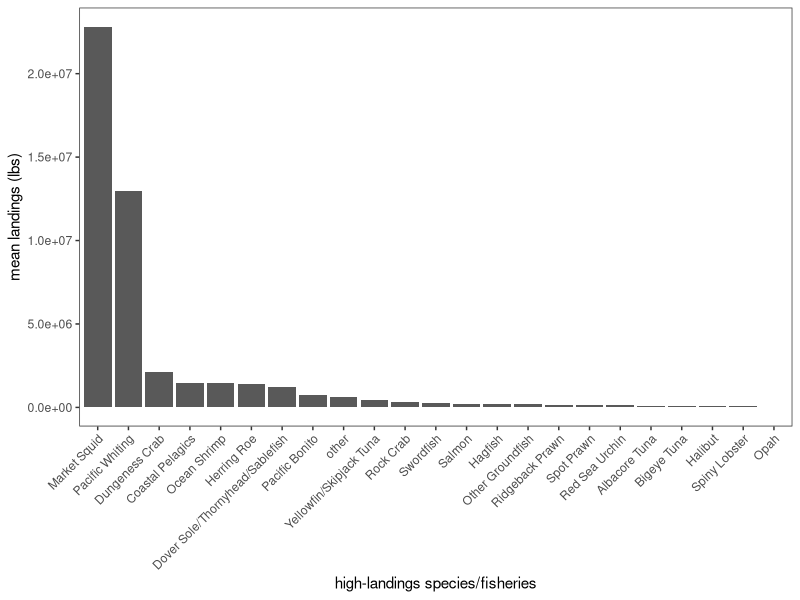

Reproduce this figure in R.
# Script for isolating the species of interest from the DFW dataset of monthly
# landings by area.

library(stringr)
library(stringi)
library(dplyr)
library(reshape2)
library(ggplot2)

# Import dataset of all areas
all_areas <- read.csv("Data/DFW areas/all_areas.csv")


# Find most-landed species ----------------------------------------------------
# Isolate total landings and find mean by year
high_landings <- all_areas[, c(1, 14:16)]
high_landings <- high_landings %>% group_by(area, Species) %>% 
  summarize(landings = mean(Landings))  

highest_area <- function(area_name) {
  df <- high_landings %>% filter(area == area_name)
  df <- df[order(-df$landings), ]
  return(as.data.frame(df[1:11, 1:2]))
}

areas <- c("Eureka", "Fort Bragg", "Bodega Bay", "San Francisco", "Monterey", 
           "Morro Bay", "Santa Barbara", "Los Angeles", "San Diego")

highest_landings <- sapply(areas, highest_area)
highest_landings <- unique(do.call(c, highest_landings[2, ]))
print(highest_landings)


# Isolate species of interest -------------------------------------------------
# Column names for the initial columns of the overall dataframe
initial_cols <- c("Species", "January", "February", "March", "April", "May", "June",
                  "July", "August", "September", "October", "November", "December", 
                  "Landings", "year", "area")

crab <- all_areas %>% filter(str_detect(Species, "Dungeness")) %>% bind_rows
lobster <- all_areas %>% filter(str_detect(Species, "Lobster")) %>% bind_rows
squid <- all_areas %>% filter(str_detect(Species, "Squid market")) %>% bind_rows
albacore <- all_areas %>% filter(str_detect(Species, "albacore")) %>% bind_rows
bigeye <- all_areas %>% filter(str_detect(Species, "Tuna bigeye")) %>% bind_rows
prawn_spot <- all_areas %>% filter(str_detect(Species, "Prawn spot")) %>% bind_rows
swordfish <- all_areas %>% filter(str_detect(Species, "Swordfish")) %>% bind_rows
opah <- all_areas %>% filter(str_detect(Species, "Opah")) %>% bind_rows
bonito <- all_areas %>% filter(str_detect(Species, "Bonito Pacific")) %>% bind_rows
prawn_ridge <- all_areas %>% filter(str_detect(Species, "Prawn ridgeback")) %>% bind_rows
whiting <- all_areas %>% filter(str_detect(Species, "Whiting")) %>% bind_rows

# Halibut ---------------------------------------------------------------------
halibut <- all_areas %>% filter(str_detect(Species, "Halibut")) %>% bind_rows

# Update dataframe with new species name
halibut <- halibut[, -1] %>% group_by(area, year) %>%
  summarize(across(January:Landings, sum))  
halibut <- cbind(rep("Halibut", length(halibut$year)), halibut[, c(3:15, 2, 1)])
colnames(halibut) <- initial_cols

# Rock crab -------------------------------------------------------------------
rock_crab <- all_areas %>% filter(str_detect(Species, 
                                             "Crab red rock|Crab rock unspecified|Crab yellow rock")) %>% bind_rows
# Update dataframe with new species name
rock_crab <- rock_crab[, -1] %>% group_by(area, year) %>%
  summarize(across(January:Landings, sum))  
rock_crab <- cbind(rep("Rock Crab", length(rock_crab$year)), rock_crab[, c(3:15, 2, 1)])
colnames(rock_crab) <- initial_cols

# Yellowfin/Skipjack ----------------------------------------------------------
# Info on grouping here: https://escholarship.org/uc/item/24r1s04n
yellow_skip <- all_areas %>% filter(str_detect(Species, 
                                               "Tuna yellowfin|Tuna skipjack")) %>% bind_rows
# Update dataframe with new species name
yellow_skip <- yellow_skip[, -1] %>% group_by(area, year) %>%
  summarize(across(January:Landings, sum))  
yellow_skip <- cbind(rep("Yellowfin_Skipjack", length(yellow_skip$year)), yellow_skip[, c(3:15, 2, 1)])
colnames(yellow_skip) <- initial_cols

# Herring roe -----------------------------------------------------------------
herring_roe <- all_areas %>% filter(str_detect(Species, 
                                               "Herring Pacific roe|Herring Roe")) %>% bind_rows
# Update dataframe with new species name
herring_roe <- herring_roe[, -1] %>% group_by(area, year) %>%
  summarize(across(January:Landings, sum))  
herring_roe <- cbind(rep("Herring Roe", length(herring_roe$year)), herring_roe[, c(3:15, 2, 1)])
colnames(herring_roe) <- initial_cols

# Red sea urchin --------------------------------------------------------------
urchin <- all_areas %>% filter(str_detect(Species, 
                                          "Sea urchin red|Urchin red")) %>% bind_rows
# Update dataframe with new species name
urchin <- urchin[, -1] %>% group_by(area, year) %>%
  summarize(across(January:Landings, sum))  
urchin <- cbind(rep("Red Sea Urchin", length(urchin$year)), urchin[, c(3:15, 2, 1)])
colnames(urchin) <- initial_cols

# Hagfish ---------------------------------------------------------------------
hagfish <- all_areas %>% filter(str_detect(Species, 
                                           "Hagfish|Hagfishes")) %>% bind_rows
# Update dataframe with new species name
hagfish <- hagfish[, -1] %>% group_by(area, year) %>%
  summarize(across(January:Landings, sum))  
hagfish <- cbind(rep("Hagfish", length(hagfish$year)), hagfish[, c(3:15, 2, 1)])
colnames(hagfish) <- initial_cols

# Shrimp ----------------------------------------------------------------------
shrimp <- all_areas %>% filter(str_detect(Species, 
                                          "Shrimp Pacific Ocean|Shrimp ocean pink")) %>% bind_rows
# Update dataframe with new species name
shrimp <- shrimp[, -1] %>% group_by(area, year) %>%
  summarize(across(January:Landings, sum))  
shrimp <- cbind(rep("Ocean Shrimp", length(shrimp$year)), shrimp[, c(3:15, 2, 1)])
colnames(shrimp) <- initial_cols

# Dover sole, thornyhead, sablefish -------------------------------------------
deep_trawl <- all_areas %>% filter(str_detect(Species, 
                                              "Sole Dover|Thornyhead|Sablefish")) %>% bind_rows
# Update dataframe with new species name
deep_trawl <- deep_trawl[, -1] %>% group_by(area, year) %>%
  summarize(across(January:Landings, sum))  
deep_trawl <- cbind(rep("Dover Sole_Thornyhead_Sablefish", length(deep_trawl$year)), deep_trawl[, c(3:15, 2, 1)])
colnames(deep_trawl) <- initial_cols

# Groundfish - from list here -------------------------------------------------
# https://wildlife.ca.gov/Conservation/Marine/Federal-Groundfish 
# Without Dover sole, thornyhead, sablefish
other_ground <- all_areas %>% filter(str_detect(Species, 
                                                "Rockfish|Skate|Shark leopard|Shark soupfin|Shark spiny dogfish|Ratfish|Cabezon|Greenling|Lingcod|Cod|Scorpionfish|Flounder|Sole|Sanddab|Grenadiers")) %>% bind_rows
other_ground <- other_ground %>% filter(!str_detect(Species, "Sole Dover")) %>% bind_rows
# Update dataframe with new species name
other_ground <- other_ground[, -1] %>% group_by(area, year) %>%
  summarize(across(January:Landings, sum))  
other_ground <- cbind(rep("Other Groundfish", length(other_ground$year)), other_ground[, c(3:15, 2, 1)])
colnames(other_ground) <- initial_cols

# Salmon ----------------------------------------------------------------------
salmon <- all_areas %>% filter(str_detect(Species, "Salmon")) %>% bind_rows
salmon <- salmon %>% filter(!str_detect(Species, "Roe"))  # Remove salmon roe fishery
# Update dataframe with new species name
salmon <- salmon[, -1] %>%  group_by(area, year) %>% 
  summarize(across(January:Landings, sum))
salmon <- cbind(rep("Salmon", length(salmon$year)), salmon[, c(3:15, 2, 1)])
colnames(salmon) <- initial_cols

# Coastal pelagic species gathered from NOAA fisheries ------------------------
pelagics <- all_areas %>% filter(str_detect(Species, 
                                            "Sardine|Mackerel|Anchovy northern")) %>% bind_rows
# Update dataframe with new species name
pelagics <- pelagics[, -1] %>% group_by(area, year) %>% 
  summarize(across(January:Landings, sum))
pelagics <- cbind(rep("Pelagics", length(pelagics$year)), pelagics[, c(3:15, 2, 1)])
colnames(pelagics) <- initial_cols


# Category for everything not selected above ----------------------------------
other <- all_areas %>% filter(!str_detect(Species, "Dungeness"))
other <- other %>% filter(!str_detect(Species, "Lobster"))
other <- other %>% filter(!str_detect(Species, "Squid market"))
other <- other %>% filter(!str_detect(Species, "albacore|Tuna bigeye|Tuna yellowfin|Tuna skipjack"))
other <- other %>% filter(!str_detect(Species, "Prawn spot|Prawn ridgeback"))
other <- other %>% filter(!str_detect(Species, "Swordfish"))
other <- other %>% filter(!str_detect(Species, "Opah"))
other <- other %>% filter(!str_detect(Species, "Herring Pacific roe"))
other <- other %>% filter(!str_detect(Species, "Sea urchin red|Urchin red"))
other <- other %>% filter(!str_detect(Species, "Hagfish|Hagfishes"))
other <- other %>% filter(!str_detect(Species, "Shrimp Pacific Ocean|Shrimp ocean pink"))
other <- other %>% filter(!str_detect(Species, "Halibut"))
other <- other %>% filter(!str_detect(Species, "Rockfish"))
other <- other %>% filter(!str_detect(Species, "Thornyhead"))
other <- other %>% filter(!str_detect(Species, "Sablefish"))
other <- other %>% filter(!str_detect(Species, "Skate"))
other <- other %>% filter(!str_detect(Species, "Shark leopard|Shark soupfin|Shark spiny dogfish"))
other <- other %>% filter(!str_detect(Species, "Ratfish"))
other <- other %>% filter(!str_detect(Species, "Cabezon"))
other <- other %>% filter(!str_detect(Species, "Greenling"))
other <- other %>% filter(!str_detect(Species, "Lingcod"))
other <- other %>% filter(!str_detect(Species, "Cod"))
other <- other %>% filter(!str_detect(Species, "Whiting"))
other <- other %>% filter(!str_detect(Species, "Scorpionfish"))
other <- other %>% filter(!str_detect(Species, "Flounder"))
other <- other %>% filter(!str_detect(Species, "Sole"))
other <- other %>% filter(!str_detect(Species, "Sanddab"))
other <- other %>% filter(!str_detect(Species, "Grenadiers"))
other <- other %>% filter(!str_detect(Species, "Salmon"))
other <- other %>% filter(!str_detect(Species, "Sardine|Mackerel|Anchovy"))
other <- other %>% filter(!str_detect(Species, "Bonito Pacific"))
other <- other %>% filter(!str_detect(Species, "Crab red rock|Crab rock unspecified|Crab yellow rock"))

other_species <- levels(factor(other$Species))
print(other_species)
other <- other[, -1] %>% group_by(area, year) %>% 
  summarize(across(January:Landings, sum))
other <- cbind(rep("other", length(other$year)), other[, c(3:15, 2, 1)])
colnames(other) <- initial_cols


# Create dataframe of all species of interest ---------------------------------
all_soi <- rbind(crab, lobster, squid, albacore, bigeye, yellow_skip, 
                 prawn_spot, prawn_ridge, swordfish, opah, herring_roe, urchin, 
                 hagfish, shrimp, deep_trawl, other_ground, salmon, pelagics, 
                 bonito, rock_crab, whiting, halibut, other)

all_soi$Species <- trimws(all_soi$Species)  # trim white space from names

# Replace DFW species names with more understandable text
all_soi$Species <- str_replace_all(all_soi$Species, 
                                   c("Crab Dungeness" = "Dungeness Crab",
                                     "Lobster California spiny" = "Spiny Lobster",
                                     "Prawn spot" = "Spot Prawn",
                                     "Squid market" = "Market Squid",
                                     "Tuna albacore" = "Albacore Tuna",
                                     "Tuna bigeye" = "Bigeye Tuna",
                                     "Bonito Pacific" = "Pacific Bonito",
                                     "Prawn ridgeback" = "Ridgeback Prawn",
                                     "Whiting Pacific" = "Pacific Whiting"))
species <- levels(factor(all_soi$Species))  # list of species
print(species)  # check species list


# Check relative landings for the species of interest -------------------------
total_landings <- all_soi[, c(1, 14:16)]
total_landings <- total_landings %>% group_by(Species) %>% 
  summarize(landings = mean(Landings)) 

# Update species names for a nice plot
tl_plot <- cbind(c("Albacore Tuna", "Bigeye Tuna", "Dover Sole/Thornyhead/Sablefish",
                   "Dungeness Crab", "Hagfish", "Halibut", "Herring Roe", 
                   "Market Squid", "Ocean Shrimp", "Opah", "other", 
                   "Other Groundfish", "Pacific Bonito", "Pacific Whiting", 
                   "Coastal Pelagics", "Red Sea Urchin", "Ridgeback Prawn", 
                   "Rock Crab", "Salmon", "Spiny Lobster", "Spot Prawn", 
                   "Swordfish", "Yellowfin/Skipjack Tuna"), 
                 total_landings[, 2])
colnames(tl_plot) <- c("Species", "landings")

total_plot <- ggplot(tl_plot, aes(y = landings, x = reorder(Species, -landings))) +
  geom_bar(position = "dodge", stat = "identity") +
  ylab("mean landings (lbs)") + xlab("high-landings species/fisheries") +
  theme_bw() +
  theme(panel.grid.major = element_blank(), panel.grid.minor = element_blank()) +
  theme(axis.text.x = element_text(angle = 45, hjust = 1)) 

ggsave(filename="Monthly pdf data/Figures/all_soi_landings.pdf", total_plot,
       width=300, height=150, units="mm", dpi=300)

# Calculate what percentage 'other' represents
(total_landings[[10,2]] / sum(total_landings[-10,2])) * 100


# Write .csv files for all SOI and the top SOI --------------------------------
write.csv(all_soi, "Data/dfw_areas_all_soi.csv", row.names = FALSE)

top_soi <- all_soi %>% filter(str_detect(Species, 
                                         "Market Squid|Pelagics|Dungeness Crab|Red Sea Urchin|Ocean Shrimp|Herring Roe|Dover Sole_Thornyhead_Sablefish|Pacific Whiting|Other Groundfish|Salmon"))
write.csv(top_soi, "Data/dfw_areas_top_soi.csv", row.names = FALSE)
